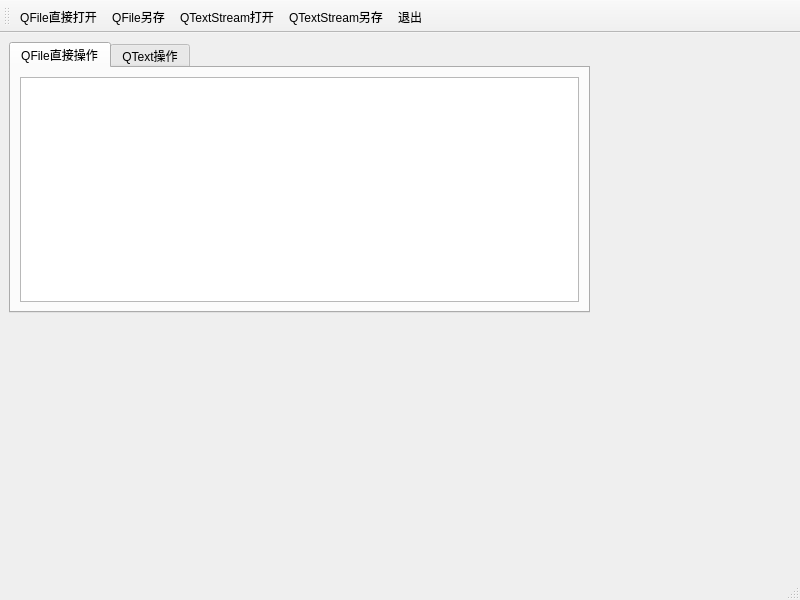
<?xml version="1.0" encoding="UTF-8"?>
<ui version="4.0">
 <class>MainWindow</class>
 <widget class="QMainWindow" name="MainWindow">
  <property name="geometry">
   <rect>
    <x>0</x>
    <y>0</y>
    <width>800</width>
    <height>600</height>
   </rect>
  </property>
  <property name="windowTitle">
   <string>MainWindow</string>
  </property>
  <widget class="QWidget" name="centralwidget">
   <widget class="QTabWidget" name="tabWidget">
    <property name="geometry">
     <rect>
      <x>9</x>
      <y>9</y>
      <width>581</width>
      <height>271</height>
     </rect>
    </property>
    <property name="currentIndex">
     <number>0</number>
    </property>
    <widget class="QWidget" name="PlainTextEditTIODevice">
     <attribute name="title">
      <string>QFile直接操作</string>
     </attribute>
     <layout class="QGridLayout" name="gridLayout_2">
      <item row="0" column="0">
       <widget class="QPlainTextEdit" name="plainTextEdit">
        <property name="plainText">
         <string/>
        </property>
       </widget>
      </item>
     </layout>
    </widget>
    <widget class="QWidget" name="PlainTextEditTextStream">
     <attribute name="title">
      <string>QText操作</string>
     </attribute>
     <layout class="QGridLayout" name="gridLayout">
      <item row="0" column="0">
       <widget class="QPlainTextEdit" name="plainTextEdit_2">
        <property name="palette">
         <palette>
          <active>
           <colorrole role="Text">
            <brush brushstyle="SolidPattern">
             <color alpha="255">
              <red>19</red>
              <green>255</green>
              <blue>39</blue>
             </color>
            </brush>
           </colorrole>
           <colorrole role="PlaceholderText">
            <brush brushstyle="SolidPattern">
             <color alpha="128">
              <red>19</red>
              <green>255</green>
              <blue>39</blue>
             </color>
            </brush>
           </colorrole>
          </active>
          <inactive>
           <colorrole role="Text">
            <brush brushstyle="SolidPattern">
             <color alpha="255">
              <red>19</red>
              <green>255</green>
              <blue>39</blue>
             </color>
            </brush>
           </colorrole>
           <colorrole role="PlaceholderText">
            <brush brushstyle="SolidPattern">
             <color alpha="128">
              <red>19</red>
              <green>255</green>
              <blue>39</blue>
             </color>
            </brush>
           </colorrole>
          </inactive>
          <disabled>
           <colorrole role="Text">
            <brush brushstyle="SolidPattern">
             <color alpha="255">
              <red>120</red>
              <green>120</green>
              <blue>120</blue>
             </color>
            </brush>
           </colorrole>
           <colorrole role="PlaceholderText">
            <brush brushstyle="SolidPattern">
             <color alpha="128">
              <red>0</red>
              <green>0</green>
              <blue>0</blue>
             </color>
            </brush>
           </colorrole>
          </disabled>
         </palette>
        </property>
        <property name="plainText">
         <string/>
        </property>
       </widget>
      </item>
     </layout>
    </widget>
   </widget>
  </widget>
  <widget class="QStatusBar" name="statusbar"/>
  <widget class="QToolBar" name="toolBar">
   <property name="windowTitle">
    <string>toolBar</string>
   </property>
   <property name="toolButtonStyle">
    <enum>Qt::ToolButtonTextUnderIcon</enum>
   </property>
   <attribute name="toolBarArea">
    <enum>TopToolBarArea</enum>
   </attribute>
   <attribute name="toolBarBreak">
    <bool>false</bool>
   </attribute>
   <addaction name="actOpen_IODevice"/>
   <addaction name="actSave_IODevice"/>
   <addaction name="actOpen_TextStream"/>
   <addaction name="actSave_TextStream"/>
   <addaction name="actQuit"/>
  </widget>
  <action name="actOpen_IODevice">
   <property name="icon">
    <iconset resource="res.qrc">
     <normaloff>:/images/images/804.bmp</normaloff>:/images/images/804.bmp</iconset>
   </property>
   <property name="text">
    <string>QFile直接打开</string>
   </property>
   <property name="toolTip">
    <string>用QFile直接打开文本文件</string>
   </property>
  </action>
  <action name="actOpen_TextStream">
   <property name="icon">
    <iconset resource="res.qrc">
     <normaloff>:/images/images/122.bmp</normaloff>:/images/images/122.bmp</iconset>
   </property>
   <property name="text">
    <string>QTextStream打开</string>
   </property>
   <property name="toolTip">
    <string>用QtextStream打开文本文件</string>
   </property>
  </action>
  <action name="actQuit">
   <property name="icon">
    <iconset resource="res.qrc">
     <normaloff>:/images/images/132.bmp</normaloff>:/images/images/132.bmp</iconset>
   </property>
   <property name="text">
    <string>退出</string>
   </property>
   <property name="toolTip">
    <string>退出</string>
   </property>
  </action>
  <action name="actSave_IODevice">
   <property name="icon">
    <iconset resource="res.qrc">
     <normaloff>:/images/images/104.bmp</normaloff>:/images/images/104.bmp</iconset>
   </property>
   <property name="text">
    <string>QFile另存</string>
   </property>
   <property name="toolTip">
    <string>用QFile直接另存文件</string>
   </property>
  </action>
  <action name="actSave_TextStream">
   <property name="icon">
    <iconset resource="res.qrc">
     <normaloff>:/images/images/066.GIF</normaloff>:/images/images/066.GIF</iconset>
   </property>
   <property name="text">
    <string>QTextStream另存</string>
   </property>
   <property name="toolTip">
    <string>用QTextStream另存文件</string>
   </property>
  </action>
 </widget>
 <resources>
  <include location="res.qrc"/>
 </resources>
 <connections>
  <connection>
   <sender>actQuit</sender>
   <signal>triggered()</signal>
   <receiver>MainWindow</receiver>
   <slot>close()</slot>
   <hints>
    <hint type="sourcelabel">
     <x>-1</x>
     <y>-1</y>
    </hint>
    <hint type="destinationlabel">
     <x>399</x>
     <y>299</y>
    </hint>
   </hints>
  </connection>
 </connections>
</ui>
